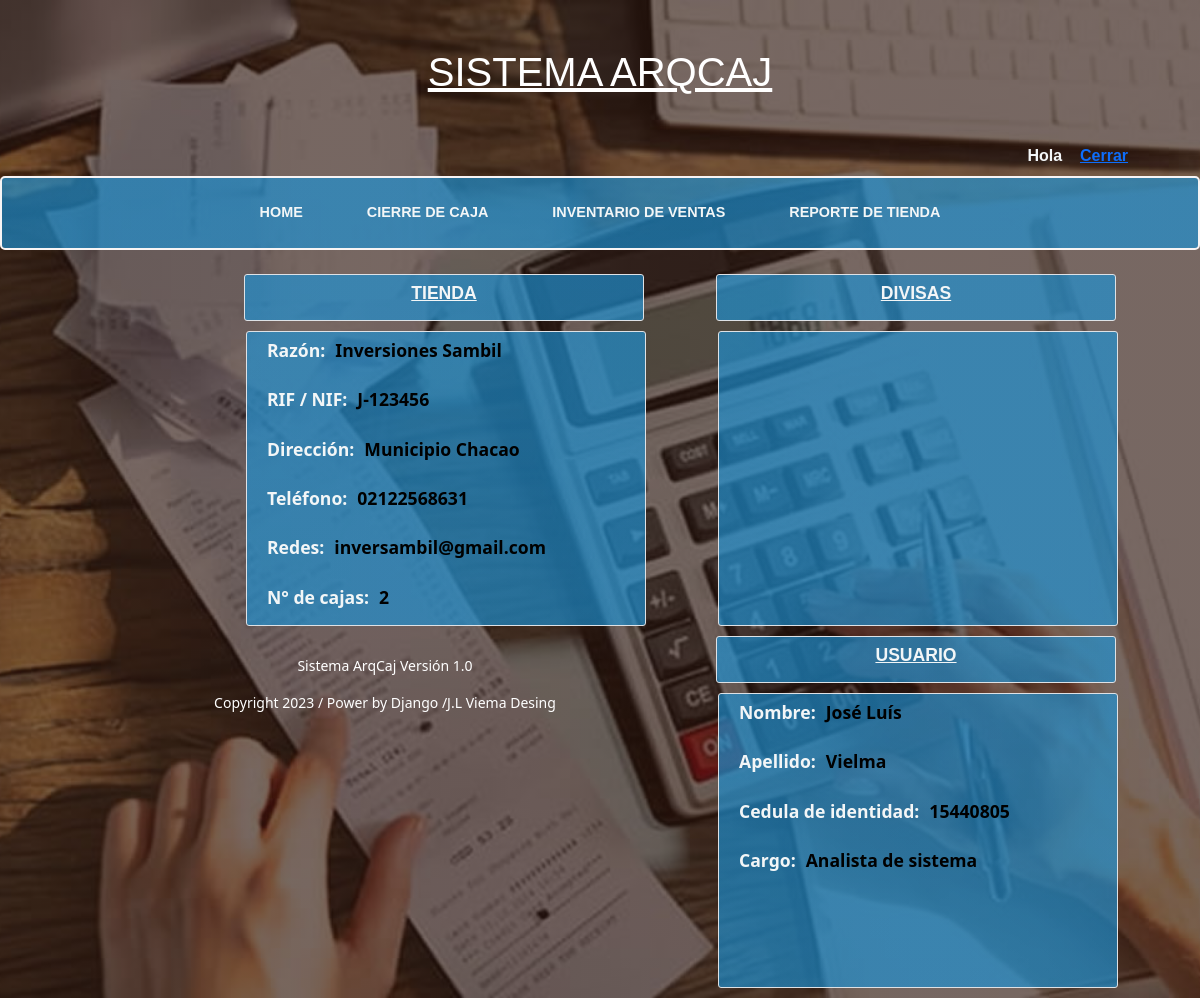
Page /home on the earlier database version.
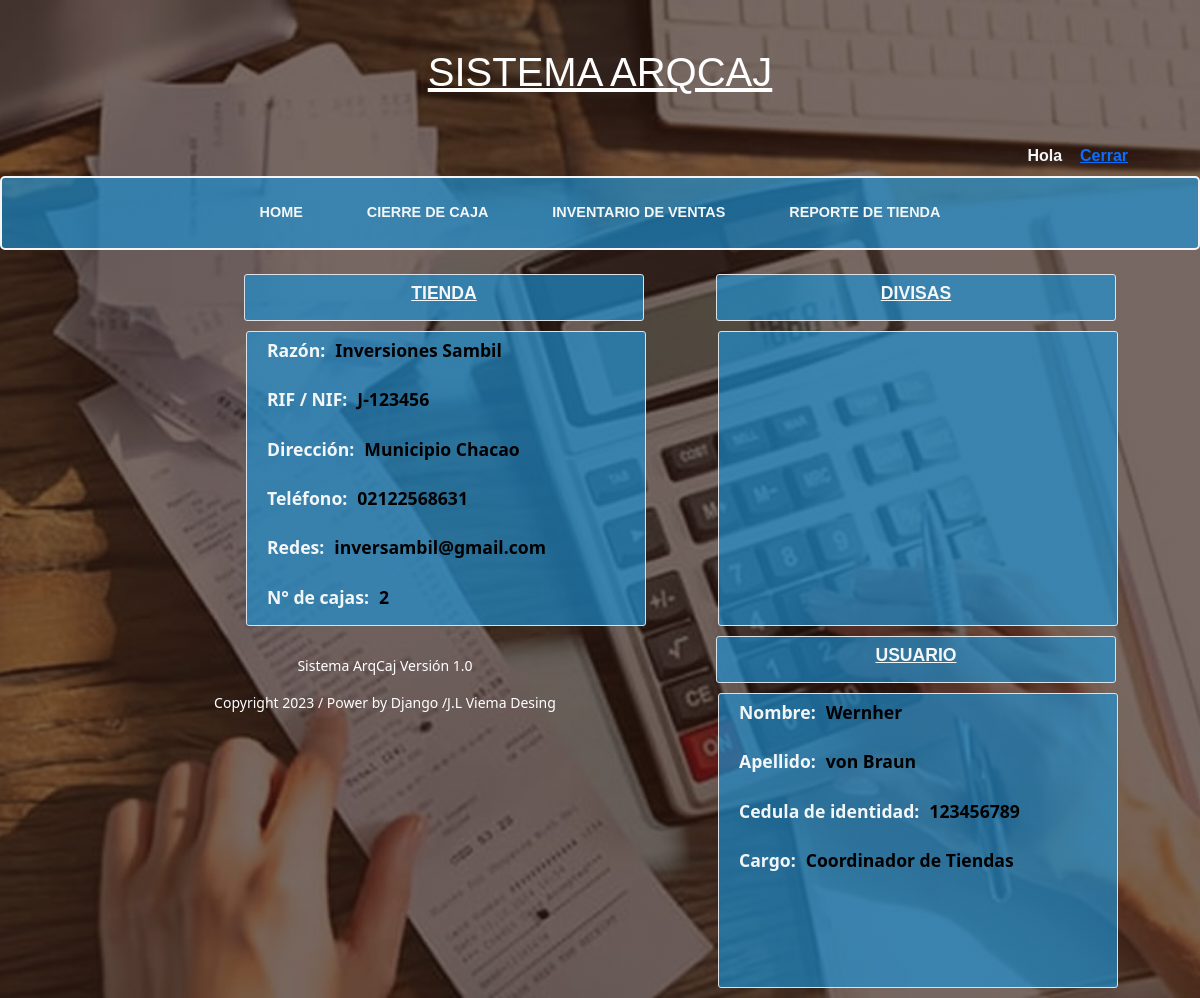
Same page on the later database version.
### ProyectoWebAC/models.py (models this page shows)
class tienda(models.Model):
    razon=models.CharField(max_length=20)
    rif= models.CharField(max_length=12)
    direccion= models.CharField(max_length=30)
    telf=models.CharField(max_length=30)
    redes=models.CharField(max_length=30)
    n_caja=models.IntegerField(max_length=2)
    created=models.DateTimeField(auto_now_add=True)
    update=models.DateTimeField(auto_now_add=True)

class usuario(models.Model):
    nombre=models.CharField(max_length=20)
    apellido=models.CharField(max_length=20)
    ci=models.CharField(max_length=12)
    cargo=models.CharField(max_length=20)
    user=models.CharField(max_length=20)
    password=models.CharField(max_length=10)
    created=models.DateTimeField(auto_now_add=True)
    update=models.DateTimeField(auto_now_add=True)

### ProyectoWebAC/views.py (the view)
# urls.py: 2. Add a URL to urlpatterns:  path('', views.home, name='home')
def home(request):
    Tienda= tienda.objects.all()
    Usuario= usuario.objects.all()
    Divisa= divisas.objects.all()
    return render(request, "ProyectoWebAC/home.html", {"Tiendas": Tienda, "Usuarios": Usuario, "Divisas": Divisa})

### ProyectoWebAC/templates/ProyectoWebAC/home.html (shortened to what this page needs)
{% extends "ProyectoWebAC/baseII.html" %}
{% load static %}
{% block content %}
<section>
    <div class="container-fluid text-center my-4">
        <article>
            <div class="row align-items-center">
                <header>
                    <div class="col-3 col-sm border" id="titulo">
                        <h6>DIVISAS</h6>
                    </div>
                    <div class="col-3 col-sm border" id="contenido">
                    </div>
                </header>
            </div>
        </article>
        <article>
            <div class="row align-items-center">
                <header>
                    <div class="col-3 col-sm border" id="titulo">
                        <h6>TIENDA</h6>
                    </div>
                    {% for Tienda in Tiendas %}
                    <div class="col-3 col-sm border" id="contenido">
                        <p><strong>Razón:</strong><span>{{Tienda.razon}}</span></p>
                        <p><strong>RIF / NIF:</strong><span>{{Tienda.rif}}</span></p>
                        <p><strong>Dirección:</strong><span>{{Tienda.direccion}}</span></p>
                        <p><strong>Teléfono:</strong><span>{{Tienda.telf}}</span></p>
                        <p><strong>Redes:</strong><span>{{Tienda.redes}}</span></p>
                        <p><strong>N° de cajas:</strong><span>{{Tienda.n_caja}}</span></p>
                    </div>
                    {% endfor %}
                </header>
            </div>
        </article>
        <article>
            <div class="row align-items-center">
                <header>
                    <div class="col-3 col-sm border" id="titulo">
                        <h6>USUARIO</h6>
                    </div>
                    {% for Usuario in Usuarios %}
                    <div class="col-3 col-sm border" id="contenido">
                        <p><strong>Nombre:</strong><span>{{Usuario.nombre}}</span></p>
                        <p><strong>Apellido:</strong><span>{{Usuario.apellido}}</span></p>
                        <p><strong>Cedula de identidad:</strong><span>{{Usuario.ci}}</span></p>
                        <p><strong>Cargo:</strong><span>{{Usuario.cargo}}</span></p>
                    </div>
                    {% endfor %}
                </header>
            </div>
        </article>
    </div>
</section>
{% endblock %}

### ProyectoWebAC/templates/ProyectoWebAC/baseII.html (shortened to what this page needs)
<html lang="es">
<head>
    {% load static %}
        <link href="https://cdn.jsdelivr.net/npm/bootstrap@5.0.2/dist/css/bootstrap.min.css" rel="stylesheet">
        <link href= "{% static 'ProyectoWebAC/css/app.css' %}" rel="stylesheet">
</head>
<body>
    <div class="container my-5" id="identificacion">
        <h1 class="site-heading text-center text-white">
            <span class="site-heading-lower">SISTEMA ARQCAJ</span>
        </h1>
    </div>
    <div class="container my-2" style="text-align:right; margin-right:100px" id="usuario">
      <span>Hola &nbsp; &nbsp;<a href="{% url 'Cerrar_sesion' %}">Cerrar</a></span>
    </div>
    <nav class="navbar navbar-expand-lg py-sm-2">
        <div class="container-fluid my-2">
              <ul class="navbar-nav mx-auto">
                <li class="nav-item px-lg-4">
                  <a class="nav-link text-uppercase" href="{% url 'Home' %}">Home</a>
                </li>
                <li class="nav-item px-lg-4">
                  <a class="nav-link text-uppercase" href="{% url 'Cierre' %}">Cierre de Caja</a>
                </li>
                <li class="nav-item px-lg-4">
                  <a class="nav-link text-uppercase" href="{% url 'Inventario' %}">Inventario de ventas</a>
                </li>
                <li class="nav-item px-lg-4">
                  <a class="nav-link text-uppercase" href="{% url 'Reporte' %}">Reporte de tienda</a>
                </li>
              </ul>
        </div>
    </nav>
   {% block content %}{% endblock %}
    <footer>
      <div class="container text-white text-expanded" id="pie">
        <div class="container text-center" id="pieprincipal">
            <p><small>Sistema ArqCaj Versión 1.0</small></p>
        </div>
        <div class="container text-center" id="piesecundario">
            <p><small id="piesecundario">Copyright 2023 / Power by Django /J.L Viema Desing</small></p>
        </div>
      </div>
    </footer>
</body>
</html>

### ProyectoWebAC/static/ProyectoWebAC/css/app.css (style rules this page uses)
body { background: linear-gradient(rgba(47, 23, 15, 0.65), rgba(47, 23, 15, 0.65)), url("../img/Fondo.jpg"); background-attachment: fixed; background-position: center; background-size: cover; }
#identificacion { font-family:Verdana, Geneva, Tahoma, sans-serif; font-size: 1.3em; color:rgb(244, 247, 249); }
#identificacion h1 { text-decoration: underline; }
#usuario span { font-family: Arial, Helvetica, sans-serif; font-weight: bold; color: rgb(244, 247, 249); }
.navbar { background: linear-gradient(rgba(27, 147, 216, 0.65), rgba(27, 147, 216, 0.65)); border:2px rgb(248, 244, 244) solid; border-radius: 5px; }
.nav-link { font-family: Verdana, Geneva, Tahoma, sans-serif; font-weight: bold; font-size: 0.9em; color: rgb(243, 246, 247); }
.row { display: block; float: right; }
#titulo { background: linear-gradient(rgba(27, 147, 216, 0.65), rgba(27, 147, 216, 0.65)); border-radius: 3px; width: 400px; }
#titulo h6 { font-family: Arial, Helvetica, sans-serif; font-weight: bold; text-decoration: underline; font-size: 1.1em; text-align: center; color: rgb(243, 246, 247); padding-top: 8px; padding-bottom: 8px; }
#contenido { background: linear-gradient(rgba(27, 147, 216, 0.65), rgba(27, 147, 216, 0.65)); width: 400px; height: 295px; border-radius: 3px; color: rgb(243, 246, 247); padding: auto; margin: 10px 70px 10px 2px; }
#contenido p { text-align: justify; font-size: 1.1em; padding-top:5px; padding-left:20px; padding-bottom: 2px; }
#contenido span { text-align:justify; font-weight: bold; color: rgb(0, 0, 0); padding-top: 10px; padding-left:10px; }
#pieprincipal p { margin-top:405px; }
#piesecundario small { padding-top: 5px; padding-bottom: 6px; }

Differences in the rows shown:
changed usuario: nombre "José Luís" → "Wernher"; apellido "Vielma" → "von Braun"; ci "15440805" → "123456789"; cargo "Analista de sistema" → "Coordinador de Tiendas"
